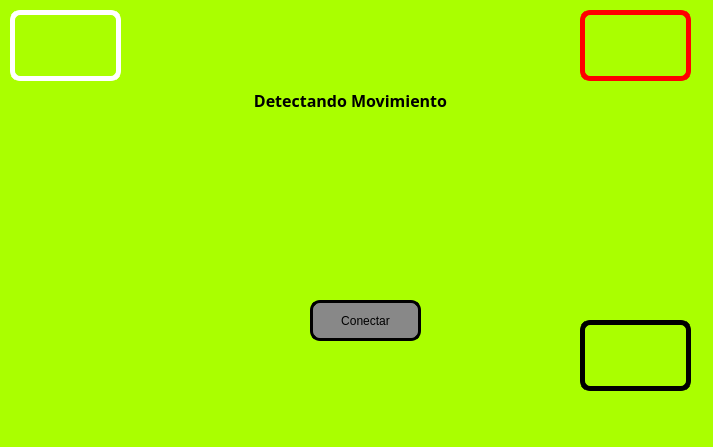
<?xml version="1.0" encoding="UTF-8"?>
<ui version="4.0">
 <class>MainWindow</class>
 <widget class="QMainWindow" name="MainWindow">
  <property name="geometry">
   <rect>
    <x>0</x>
    <y>0</y>
    <width>713</width>
    <height>447</height>
   </rect>
  </property>
  <property name="windowTitle">
   <string>MainWindow</string>
  </property>
  <property name="styleSheet">
   <string notr="true">background-color: rgb(170, 255, 0);</string>
  </property>
  <widget class="QWidget" name="centralwidget">
   <widget class="QLabel" name="label_4">
    <property name="geometry">
     <rect>
      <x>10</x>
      <y>10</y>
      <width>111</width>
      <height>71</height>
     </rect>
    </property>
    <property name="styleSheet">
     <string notr="true">border: 5px solid white;
border-radius: 10px;
</string>
    </property>
    <property name="text">
     <string/>
    </property>
    <property name="pixmap">
     <pixmap resource="../../Unidad 3/recursos.qrc">:/Logos/Imagenes/logo uat.jpg</pixmap>
    </property>
    <property name="scaledContents">
     <bool>true</bool>
    </property>
   </widget>
   <widget class="QLabel" name="label_2">
    <property name="geometry">
     <rect>
      <x>580</x>
      <y>10</y>
      <width>111</width>
      <height>71</height>
     </rect>
    </property>
    <property name="styleSheet">
     <string notr="true">border: 5px solid red;
border-radius: 10px;
</string>
    </property>
    <property name="text">
     <string/>
    </property>
    <property name="pixmap">
     <pixmap resource="../../Unidad 3/recursos.qrc">:/Logos/Imagenes/logo fians.jpg</pixmap>
    </property>
    <property name="scaledContents">
     <bool>true</bool>
    </property>
   </widget>
   <widget class="QLabel" name="label_3">
    <property name="geometry">
     <rect>
      <x>580</x>
      <y>320</y>
      <width>111</width>
      <height>71</height>
     </rect>
    </property>
    <property name="styleSheet">
     <string notr="true">border: 5px solid black;
border-radius: 10px;
</string>
    </property>
    <property name="text">
     <string/>
    </property>
    <property name="pixmap">
     <pixmap resource="../../Unidad 3/recursos.qrc">:/Logos/Imagenes/equipo.jpeg</pixmap>
    </property>
    <property name="scaledContents">
     <bool>true</bool>
    </property>
   </widget>
   <widget class="QPushButton" name="btn_Conectar">
    <property name="geometry">
     <rect>
      <x>310</x>
      <y>300</y>
      <width>111</width>
      <height>41</height>
     </rect>
    </property>
    <property name="styleSheet">
     <string notr="true">background-color: rgb(170, 170, 0);
border-radius: 10px;
background-color: rgb(85, 170, 0);
background-color: rgb(136, 136, 136);
border: 3px solid black;</string>
    </property>
    <property name="text">
     <string>Conectar</string>
    </property>
   </widget>
   <widget class="QLabel" name="lbl_movimiento">
    <property name="geometry">
     <rect>
      <x>60</x>
      <y>50</y>
      <width>581</width>
      <height>101</height>
     </rect>
    </property>
    <property name="font">
     <font>
      <family>Rockwell Extra Bold</family>
      <pointsize>12</pointsize>
      <weight>75</weight>
      <bold>true</bold>
     </font>
    </property>
    <property name="text">
     <string>Detectando Movimiento</string>
    </property>
    <property name="alignment">
     <set>Qt::AlignCenter</set>
    </property>
   </widget>
   <zorder>lbl_movimiento</zorder>
   <zorder>label_4</zorder>
   <zorder>label_2</zorder>
   <zorder>label_3</zorder>
   <zorder>btn_Conectar</zorder>
  </widget>
  <widget class="QMenuBar" name="menubar">
   <property name="geometry">
    <rect>
     <x>0</x>
     <y>0</y>
     <width>713</width>
     <height>18</height>
    </rect>
   </property>
  </widget>
  <widget class="QStatusBar" name="statusbar"/>
 </widget>
 <resources>
  <include location="../../Unidad 3/recursos.qrc"/>
 </resources>
 <connections/>
</ui>
